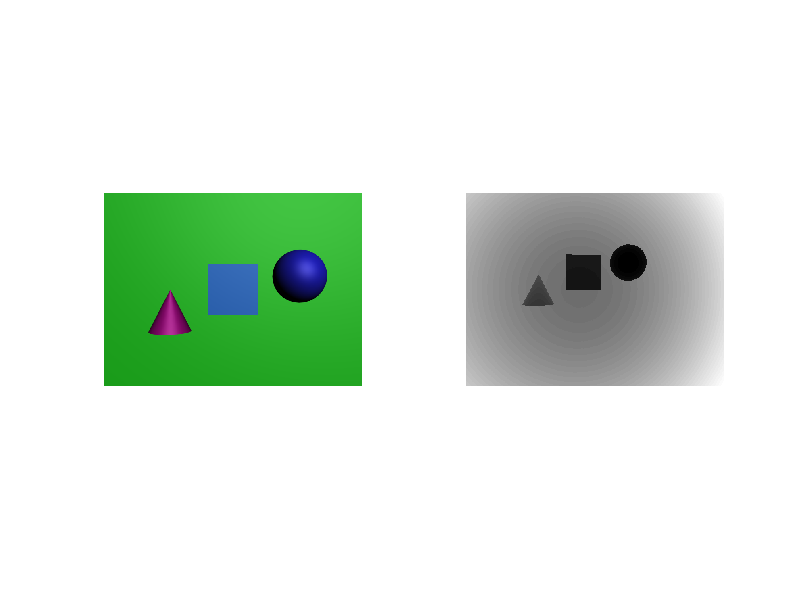
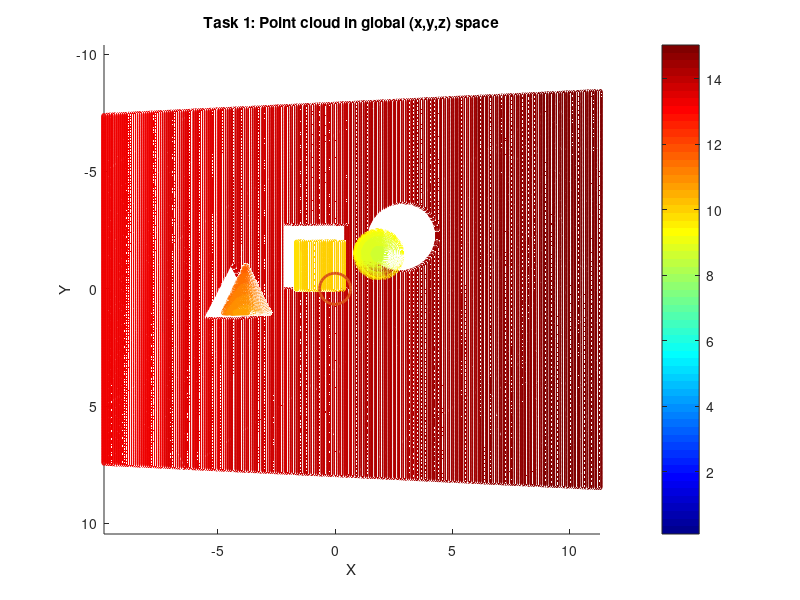
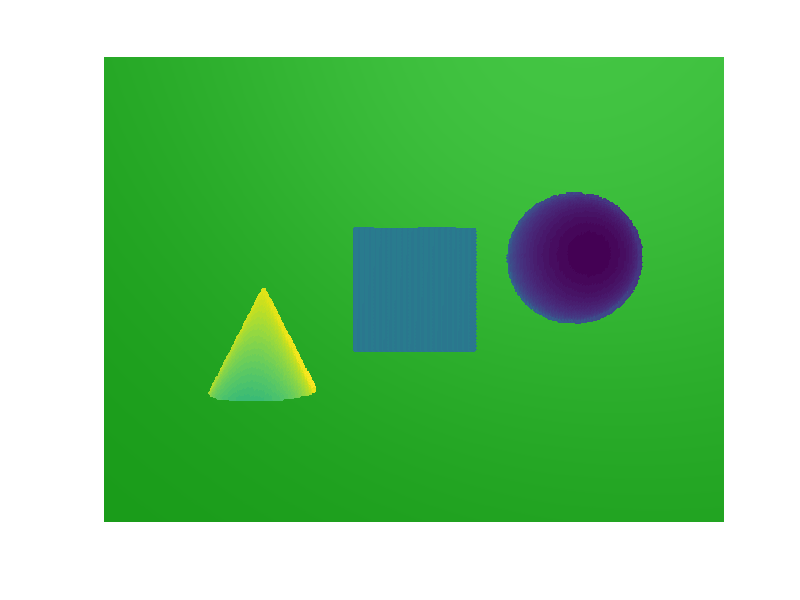

The MATLAB script that drew these images, in order: (Note: this script raises an error after producing the figures.)
%--------------------------------------------------------------------------
% COMP.SGN.320 3D and Virtual Reality 
%
%
% Your implementation should run by executing this m-file ("run LW2.m"), 
% but feel free to create additional files for your own functions
% Make sure it runs without errors after unzipping
%
% Fill out the information below
%
% Group members: Ilknur Bas
% Additional tasks completed (5, 6, 7, 8): 
% For synthetic data all tasks including additional tasks work.
% For Kinect data: 
%   I am not sure about the outputs of Task 2-4
%   Task 5 takes a lot of time.  
%   Task 7 don't work

% Fill in your implementation at the assigned slots. You can use the 
% existing drawing scripts or draw your own figures. 
% To give an impression of the scope of each task, 
% the number of lines of code in the reference implementation is given
% This is highly subjective depending on coding style, and should not
% be considered as a requirement. Use as much code as you need, but if you
% start having 10 times the lines, you may consider that there might be an
% easier way to do it.
%--------------------------------------------------------------------------
clear
close all
% Load synthetic data:

% Load real data:
%   .Depth from Kinect is in "mm";
%   .Translation vector is in "mm";
%   .Intrinsic parameters are in "pixels";
  
% load KinectData.mat 
% Image = imread('./Color_rect.tif');
% Depth = imread('./Depth_rect.tif'); 

isKinetic = 0; % note: change this
if isKinetic
    load KinectData
    Image = imread('Colour_000.tif');
    Depth = imread('Depth_000.tif'); 
    lr = imread('Ir_000.tif'); 
else 
    load synthdata
end

%% Task 1: Plotting global point cloud (8 lines of code)
% Back projection from PMD image plane to global space 
figure;
subplot(1,2,1), imshow(Image);
subplot(1,2,2), imshow(Depth, []);

%%
[u,v] = meshgrid(1:size(Depth,2), 1:size(Depth,1)); % cols, rows

if isKinetic
    fx = Dparam.fx ;
    fy = Dparam.fy ;
   
    Depth(Depth == 0) = NaN;
    %0.5 and 4.5 meters to mm
    Depth(Depth < 500 | Depth > 4500) = NaN;

    u_x = u - (Dparam.cx);
    u_y = v - (Dparam.cy);
    
    z = double(Depth); 
    x = (z .* u_x) ./ fx;
    y = (z .* u_y) ./ fy; % 424   512

else 
    f = Dparam.f/Dparam.pixelsize;
    fx = Dparam.fx/Dparam.pixelsize;
    fy = Dparam.fy/Dparam.pixelsize;

    u_x = u - (Dparam.cx);
    u_y = v - (Dparam.cy);

    z = (f .* Depth)./sqrt(f.^2 + u_x.^2 + u_y.^2); 
    x = (z .* u_x) ./ fx;
    y = (z .* u_y) ./ fy; % 480   640
   
end

x = reshape(x, 1, []); % row vector
y = reshape(y, 1, []);
z = reshape(z, 1, []);
X = [x; y; z];

% Plotting
figure; hold on;
scatter3(X(1, :), X(2, :), X(3, :), 10, X(3, :));
colormap jet; colorbar;
scatter3(0, 0, 0, 500, 'gx', 'LineWidth', 2)
title('Task 1: Point cloud in global (x,y,z) space');
set(gca,'YDir','reverse');
set(gca,'ZDir','reverse');
xlabel('X'); ylabel('Y'); zlabel('Z');
axis equal
drawnow;
%% Task 2: Projection to color camera image plane (5 lines of code)

if isKinetic 
    X_proj = R*X + T;
    fx_c = Cparam.fx;
    fy_c = Cparam.fy;

    z_colorcam = X_proj(3,:);
    u_colorcam = fx_c .* X_proj(1,:) ./ z_colorcam + Cparam.cx;
    v_colorcam = fy_c .* X_proj(2,:) ./ z_colorcam + Cparam.cy;

else 
    X_proj = R*X + T;
    fx_c = Cparam.fx/Cparam.pixelsize;
    fy_c = Cparam.fy/Cparam.pixelsize;

    z_colorcam = X_proj(3,:);
    u_colorcam = fx_c .* X_proj(1,:) ./ z_colorcam + Cparam.cx;
    v_colorcam = fy_c .* X_proj(2,:) ./ z_colorcam + Cparam.cy;

end

% Plotting
figure; axis equal
imshow(Image, []); hold on; %#ok<*NODEF>

% Only drawing the objects in front to check alignment
objectmask = z_colorcam<13;
sc = scatter(u_colorcam(objectmask), v_colorcam(objectmask), 10, z_colorcam(objectmask), 'filled');
if isKinetic
    sc = scatter(u_colorcam, v_colorcam, 10, z_colorcam, 'filled');
end
sc.MarkerEdgeAlpha = 0.2;
sc.MarkerFaceAlpha = 0.2;
title( 'Task 2: Global depth points projected on image plane of the color camera');
drawnow;

%% Task 3: Resampling projected data (3 lines of code)

F = scatteredInterpolant(double(u_colorcam(:)), double(v_colorcam(:)), double(z_colorcam(:)), 'nearest');
[u,v] = meshgrid(1:size(Image,2), 1:size(Image,1));   
z_colorcam_reg = F(u,v);
size(z_colorcam_reg);

% Plotting
figure;
subplot( 131); imshow( Image, []); title('Task 3: Original color image')
subplot( 132); imshow( z_colorcam_reg, []); title('Task 3: Resampled depth image');
subplot( 133); imshowpair( Image, z_colorcam_reg); title('Task 3: Resampled depth on original color')

%% Task 4: Visualizing combined depth/color data

% Well, actually, this one is just plotting so you're done already
figure; 
surf(z_colorcam_reg , double(Image), 'EdgeColor', 'none') 
set(gca,'ZDir','reverse');
set(gca,'YDir','reverse');
title( 'Task 4: 3D mesh generated from resampled depth')
drawnow;
 
%% Task 5: Artifact removal (6 lines of code)

if isKinetic  == 0
    % Just plotting here, add your implementation to the edgeRemoval.h function
    figure; 
    h = surf(z_colorcam_reg, double(Image), 'EdgeColor', 'none');
    set(gca,'ZDir','reverse');
    set(gca,'YDir','reverse');
    title( 'Task 5: 3D mesh generated from resampled depth with edge artifacts removed')
    edgeRemoval(h);
end

%% Task 6: Color resampling (4 lines of code)

u_colorcam = reshape(u_colorcam, [size(Depth,1),size(Depth,2)]);
v_colorcam = reshape(v_colorcam, [size(Depth,1),size(Depth,2)]);
z_colorcam = reshape(z_colorcam, [size(Depth,1),size(Depth,2)]);
z = z_colorcam;

r = interp2(u,v, Image(:,:,1), u_colorcam, v_colorcam, "nearest");
g = interp2(u,v, Image(:,:,2), u_colorcam, v_colorcam, "nearest");
b = interp2(u,v, Image(:,:,3), u_colorcam, v_colorcam, "nearest");
resampledColorImage = cat(3, r,g,b); %  480   640     3

% Plotting
figure; 

subplot( 231); imshow( Image, []); title('Task 3: Original color image')
subplot( 232); imshow( z_colorcam_reg, []); title('Task 3: Resampled depth image');
subplot( 233); imshowpair( Image, z_colorcam_reg); title('Task 3: Resampled depth on original color')

subplot( 234); imshow( resampledColorImage, []); title('Task 6: Resampled color image')
subplot( 235); imshow( z, []); title('Task 6: Original depth image');
subplot( 236); imshowpair( resampledColorImage, z); title('Task 6: Resampled color on original depth')
drawnow;


%% Task 7: Z-buffering (19 lines of code)

if isKinetic  == 0

    [u,v] = meshgrid(1:size(Depth,2), 1:size(Depth,1)); 
    uc = u; % depth
    vc = v;
    [idx, ~] = knnsearch([u_colorcam(:), v_colorcam(:)], [u(:), v(:)], 'K', 3);
    z_colorcam =  z_colorcam(:);
    
    z_colorcam_reg_zbuf = zeros(size(u));
    for i=1:size(u_colorcam(:))
        [ ~, idx_temp] = min(z_colorcam(idx(i,:)));
        z_colorcam_reg_zbuf(i) = z_colorcam(idx(i,idx_temp));
    end
    
    z_colorcam_reg_zbuf = reshape(z_colorcam_reg_zbuf, size(u));
    
    % Plotting
    figure;
    subplot(131);
    scatter(u_colorcam(:)', v_colorcam(:)', 10, z_colorcam) 
    ylim([0 size(Depth, 1)]); xlim([0 size(Depth, 2)]); 
    title( 'Irregular'); 
    set(gca,'YDir','reverse'); 
    axis image; 
    drawnow;
    
    subplot(132);
    axis equal
    scatter(uc(:), vc(:), 10, z_colorcam_reg(:))
    ylim([0 size(Depth, 1)]); xlim([0 size(Depth, 2)]);
    title( 'Regular'); 
    set(gca,'YDir','reverse'); 
    axis image; 
    drawnow;
    
    subplot(133);
    axis equal
    scatter(uc(:), vc(:), 10, z_colorcam_reg_zbuf(:))
    ylim([0 size(Depth, 1)]); xlim([0 size(Depth, 2)]);
    title( 'Regular z-buffered');
    set(gca,'YDir','reverse'); 
    axis image; 
    drawnow;
    
    figure; 
    subplot(231); imshow( z_colorcam_reg, []);
    title( 'Task 7: Depth data resampled into a regular grid ');
    subplot(234); imshow( z_colorcam_reg_zbuf, []);
    title( 'Task 7: Depth data resampled into a regular grid after Z-buffering');
    subplot(2, 3, [2 3 5 6]); h = surf(z_colorcam_reg_zbuf, double(Image), 'EdgeColor', 'none');
    set(gca,'ZDir', 'reverse')
    set(gca,'YDir','reverse');
    title( 'Task 7: Z-buffering 3D mesh generated from resampled depth')
    edgeRemoval(h);
    drawnow;
end
%% Task 8: Occlusion handling (14 lines of code)

if isKinetic  == 0
    size(z_colorcam); % 307200           1
    pc = pointCloud([u_colorcam(:), v_colorcam(:), z_colorcam(:)]);
    planeModel = pcfitplane(pc,1);
    plane_params = planeModel.Parameters;
    [idx, d] = knnsearch([u_colorcam(:), v_colorcam(:)], [uc(:), vc(:)], 'K', 1);
    threshold = d > sqrt(1.5); % 1 doesnt really work
    u_missing = uc(threshold);
    v_missing = vc(threshold);
    
    % (au+bv+cz+d=0) 
    % z =-(au+bv+d)/c
    z_missing = -(uc(threshold) * plane_params(1) + vc(threshold) * plane_params(2) + plane_params(4))/plane_params(3);
    z_colorcam_reg_zbuf(threshold)=z_missing;
    z_colorcam_reg_zbuf_filled = z_colorcam_reg_zbuf;
    size(z_colorcam_reg_zbuf_filled) ; %  480   640
    
    % Plotting
    figure;
    scatter3(u_colorcam(:), v_colorcam(:), z_colorcam(:), 10, z_colorcam(:));
    hold on;
    plot(planeModel)
    scatter3(u_missing, v_missing, z_missing, 50, 'gx');
    set(gca,'YDir','reverse');
    set(gca,'ZDir','reverse');
    title('UVZ-point cloud with the plane fit (red) and missing pixels (green)')
    drawnow;
    
    figure; 
    subplot(231); imshow( z_colorcam_reg_zbuf, []);
    title( 'Task 7: Depth data resampled into a regular grid after Z-buffering ');
    subplot(234); imshow( z_colorcam_reg_zbuf_filled, []);
    title( 'Task 7: Depth data resampled into a regular grid after Z-buffering and occlusion filling');
    
    subplot(2, 3, [2 3 5 6]); h = surf(z_colorcam_reg_zbuf_filled, double(Image), 'EdgeColor', 'none');
    set(gca,'ZDir', 'reverse')
    set(gca,'YDir','reverse');
    title( 'Task 8: Z-buffering 3D mesh generated from resampled depth')
    edgeRemoval(h);
    drawnow;
    
end



